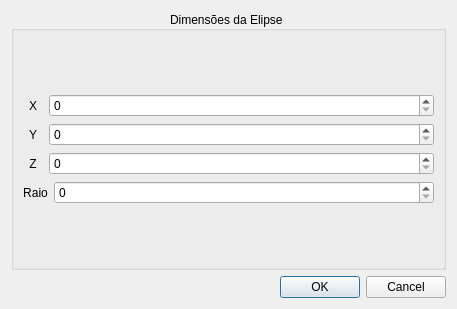
<?xml version="1.0" encoding="UTF-8"?>
<ui version="4.0">
 <class>tamanhoEllipsoid</class>
 <widget class="QDialog" name="tamanhoEllipsoid">
  <property name="geometry">
   <rect>
    <x>0</x>
    <y>0</y>
    <width>457</width>
    <height>309</height>
   </rect>
  </property>
  <property name="windowTitle">
   <string>Dialog</string>
  </property>
  <layout class="QVBoxLayout" name="verticalLayout_4">
   <item>
    <layout class="QVBoxLayout" name="verticalLayout_3">
     <item>
      <widget class="QGroupBox" name="groupBox">
       <property name="title">
        <string>Dimensões da Elipse </string>
       </property>
       <property name="alignment">
        <set>Qt::AlignCenter</set>
       </property>
       <layout class="QVBoxLayout" name="verticalLayout_2">
        <item>
         <layout class="QVBoxLayout" name="verticalLayout">
          <item>
           <layout class="QHBoxLayout" name="horizontalLayout" stretch="5,95">
            <item>
             <widget class="QLabel" name="label">
              <property name="text">
               <string>X</string>
              </property>
              <property name="alignment">
               <set>Qt::AlignCenter</set>
              </property>
             </widget>
            </item>
            <item>
             <widget class="QSpinBox" name="spinBoxElipseX"/>
            </item>
           </layout>
          </item>
          <item>
           <layout class="QHBoxLayout" name="horizontalLayout_2" stretch="5,95">
            <item>
             <widget class="QLabel" name="label_2">
              <property name="text">
               <string>Y</string>
              </property>
              <property name="alignment">
               <set>Qt::AlignCenter</set>
              </property>
             </widget>
            </item>
            <item>
             <widget class="QSpinBox" name="spinBoxElipseY"/>
            </item>
           </layout>
          </item>
          <item>
           <layout class="QHBoxLayout" name="horizontalLayout_3" stretch="5,95">
            <item>
             <widget class="QLabel" name="label_3">
              <property name="text">
               <string>Z</string>
              </property>
              <property name="alignment">
               <set>Qt::AlignCenter</set>
              </property>
             </widget>
            </item>
            <item>
             <widget class="QSpinBox" name="spinBoxELipseZ"/>
            </item>
           </layout>
          </item>
          <item>
           <layout class="QHBoxLayout" name="horizontalLayout_4" stretch="5,95">
            <item>
             <widget class="QLabel" name="label_4">
              <property name="text">
               <string>Raio</string>
              </property>
              <property name="alignment">
               <set>Qt::AlignCenter</set>
              </property>
             </widget>
            </item>
            <item>
             <widget class="QSpinBox" name="spinBoxElipseR"/>
            </item>
           </layout>
          </item>
         </layout>
        </item>
       </layout>
      </widget>
     </item>
     <item>
      <widget class="QDialogButtonBox" name="buttonBox">
       <property name="orientation">
        <enum>Qt::Horizontal</enum>
       </property>
       <property name="standardButtons">
        <set>QDialogButtonBox::Cancel|QDialogButtonBox::Ok</set>
       </property>
      </widget>
     </item>
    </layout>
   </item>
  </layout>
 </widget>
 <resources/>
 <connections>
  <connection>
   <sender>buttonBox</sender>
   <signal>accepted()</signal>
   <receiver>tamanhoEllipsoid</receiver>
   <slot>accept()</slot>
   <hints>
    <hint type="sourcelabel">
     <x>248</x>
     <y>254</y>
    </hint>
    <hint type="destinationlabel">
     <x>157</x>
     <y>274</y>
    </hint>
   </hints>
  </connection>
  <connection>
   <sender>buttonBox</sender>
   <signal>rejected()</signal>
   <receiver>tamanhoEllipsoid</receiver>
   <slot>reject()</slot>
   <hints>
    <hint type="sourcelabel">
     <x>316</x>
     <y>260</y>
    </hint>
    <hint type="destinationlabel">
     <x>286</x>
     <y>274</y>
    </hint>
   </hints>
  </connection>
 </connections>
</ui>
